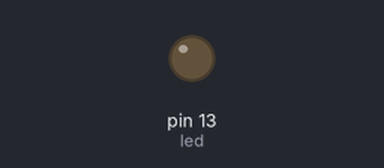
A sketch run on a simulated Arduino Uno, built with avr-gcc and run on an emulated ATmega328P. Parts: output pins drawn as LEDs (lit = HIGH).

Above: at 0.75 s.
At 9.03 s:
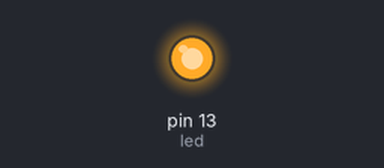
Timing chart, 0 to 9.3 s (numbered marks = the images above):
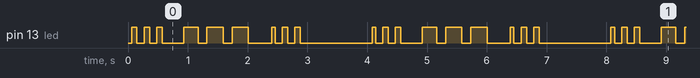

Measured:
- by itself, pin 13 (led): repeats every 4.0 s: 2 × (LOW 0.12 s, HIGH 0.09 s), LOW 0.36 s, HIGH 0.24 s, 2 × (LOW 0.15 s, HIGH 0.27 s), LOW 0.39 s, HIGH 0.06 s, 2 × (LOW 0.12 s, HIGH 0.09 s), LOW 1.2 s, HIGH 0.06 s
- by itself, everything shown: repeats every 4.0 s, in 18 steps

The sketch:

morse_code.ino
```cpp
// Pin 13 has an LED connected on most Arduino boards.
// give it a name:
int led = 13;

const int DOT_TIME = 100;
const int DASH_TIME = DOT_TIME * 3;
const int INTRALETTER_WAITTIME = DOT_TIME;
const int INTERLETTER_WAITTIME = DOT_TIME * 2; // We will already have waited one DOT_TIME, because of the INTRALETTER_WAITTIME
const int INTERWORD_WAITTIME = DOT_TIME * 4; // See above for why this is not DOT_TIME * 7

char morse_text[] = "sos ";
char* morse_curr_pos = morse_text;

// the setup routine runs once when you press reset:
void setup() {
  // initialize the digital pin as an output.
  pinMode(led, OUTPUT);
}

void off(int time) {
  digitalWrite(led, LOW);
  delay(time);
}

void cycle(int ontime, int offtime) {
  digitalWrite(led, HIGH);
  delay(ontime);
  digitalWrite(led, LOW);
  delay(offtime);
}

boolean dot(unsigned long start, unsigned long current) {
  if (current - start < DOT_TIME) {
    digitalWrite(led, HIGH); // I really shouldn't write again and again into the ping. Should make it sticky instead (but that's a problem for another time).
    return false;
  }
  if (current - start < DOT_TIME + INTRALETTER_WAITTIME) {
    digitalWrite(led, LOW);
    return false;
  }
  return true;
}

boolean dash(unsigned long start, unsigned long current) {
  if (current - start < DASH_TIME) {
    digitalWrite(led, HIGH); // I really shouldn't write again and again into the ping. Should make it sticky instead (but that's a problem for another time).
    return false;
  }
  if (current - start < DASH_TIME + INTRALETTER_WAITTIME) {
    digitalWrite(led, LOW);
    return false;
  }
  return true;
}

boolean interletter(unsigned long start, unsigned long current) {
  if (current - start < INTERLETTER_WAITTIME) {
    digitalWrite(led, LOW);
    return false;
  }
  return true;
}

boolean interword(unsigned long start, unsigned long current) {
  if (current - start < INTERWORD_WAITTIME) {
    digitalWrite(led, LOW);
    return false;
  }
  return true;
}

boolean (*tokens[5])(unsigned long, unsigned long);
int token_count = 0;

// --autogen--
void morse_a() { token_count = 0; tokens[token_count++] = &dot; tokens[token_count++] = &dash; tokens[token_count++] = &interletter;};
void morse_b() { token_count = 0; tokens[token_count++] = &dash; tokens[token_count++] = &dot; tokens[token_count++] = &dot; tokens[token_count++] = &dot; tokens[token_count++] = &interletter;};
void morse_c() { token_count = 0; tokens[token_count++] = &dash; tokens[token_count++] = &dot; tokens[token_count++] = &dash; tokens[token_count++] = &dot; tokens[token_count++] = &interletter;};
void morse_d() { token_count = 0; tokens[token_count++] = &dash; tokens[token_count++] = &dot; tokens[token_count++] = &dot; tokens[token_count++] = &interletter;};
void morse_e() { token_count = 0; tokens[token_count++] = &dot; tokens[token_count++] = &interletter;};
void morse_f() { token_count = 0; tokens[token_count++] = &dot; tokens[token_count++] = &dot; tokens[token_count++] = &dash; tokens[token_count++] = &dot; tokens[token_count++] = &interletter;};
void morse_g() { token_count = 0; tokens[token_count++] = &dash; tokens[token_count++] = &dash; tokens[token_count++] = &dot; tokens[token_count++] = &interletter;};
void morse_h() { token_count = 0; tokens[token_count++] = &dot; tokens[token_count++] = &dot; tokens[token_count++] = &dot; tokens[token_count++] = &dot; tokens[token_count++] = &interletter;};
void morse_i() { token_count = 0; tokens[token_count++] = &dot; tokens[token_count++] = &dot; tokens[token_count++] = &interletter;};
void morse_j() { token_count = 0; tokens[token_count++] = &dot; tokens[token_count++] = &dash; tokens[token_count++] = &dash; tokens[token_count++] = &dash; tokens[token_count++] = &interletter;};
void morse_k() { token_count = 0; tokens[token_count++] = &dash; tokens[token_count++] = &dot; tokens[token_count++] = &dash; tokens[token_count++] = &interletter;};
void morse_l() { token_count = 0; tokens[token_count++] = &dot; tokens[token_count++] = &dash; tokens[token_count++] = &dot; tokens[token_count++] = &dot; tokens[token_count++] = &interletter;};
void morse_m() { token_count = 0; tokens[token_count++] = &dash; tokens[token_count++] = &dash; tokens[token_count++] = &interletter;};
void morse_n() { token_count = 0; tokens[token_count++] = &dash; tokens[token_count++] = &dot; tokens[token_count++] = &interletter;};
void morse_o() { token_count = 0; tokens[token_count++] = &dash; tokens[token_count++] = &dash; tokens[token_count++] = &dash; tokens[token_count++] = &interletter;};
void morse_p() { token_count = 0; tokens[token_count++] = &dot; tokens[token_count++] = &dash; tokens[token_count++] = &dash; tokens[token_count++] = &dot; tokens[token_count++] = &interletter;};
void morse_q() { token_count = 0; tokens[token_count++] = &dash; tokens[token_count++] = &dash; tokens[token_count++] = &dot; tokens[token_count++] = &dash; tokens[token_count++] = &interletter;};
void morse_r() { token_count = 0; tokens[token_count++] = &dot; tokens[token_count++] = &dash; tokens[token_count++] = &dot; tokens[token_count++] = &interletter;};
void morse_s() { token_count = 0; tokens[token_count++] = &dot; tokens[token_count++] = &dot; tokens[token_count++] = &dot; tokens[token_count++] = &interletter;};
void morse_t() { token_count = 0; tokens[token_count++] = &dash; tokens[token_count++] = &interletter;};
void morse_u() { token_count = 0; tokens[token_count++] = &dot; tokens[token_count++] = &dot; tokens[token_count++] = &dash; tokens[token_count++] = &interletter;};
void morse_v() { token_count = 0; tokens[token_count++] = &dot; tokens[token_count++] = &dot; tokens[token_count++] = &dot; tokens[token_count++] = &dash; tokens[token_count++] = &interletter;};
void morse_w() { token_count = 0; tokens[token_count++] = &dot; tokens[token_count++] = &dash; tokens[token_count++] = &dash; tokens[token_count++] = &interletter;};
void morse_x() { token_count = 0; tokens[token_count++] = &dash; tokens[token_count++] = &dot; tokens[token_count++] = &dot; tokens[token_count++] = &dash; tokens[token_count++] = &interletter;};
void morse_y() { token_count = 0; tokens[token_count++] = &dash; tokens[token_count++] = &dot; tokens[token_count++] = &dash; tokens[token_count++] = &dash; tokens[token_count++] = &interletter;};
void morse_z() { token_count = 0; tokens[token_count++] = &dash; tokens[token_count++] = &dash; tokens[token_count++] = &dot; tokens[token_count++] = &dot; tokens[token_count++] = &interletter;};


void (*alphabet[])() = { &morse_a, &morse_b, &morse_c, &morse_d, &morse_e, &morse_f, &morse_g, &morse_h, &morse_i, &morse_j, &morse_k, &morse_l, &morse_m, &morse_n, &morse_o, &morse_p, &morse_q, &morse_r, &morse_s, &morse_t, &morse_u, &morse_v, &morse_w, &morse_x, &morse_y, &morse_z };
// --autogen--

void morse_interword() { token_count = 0; tokens[token_count++] = &interword; };

boolean char2index(char& c) {
  if (c >= 'a' && c <= 'z') { c -= 'a' - 'A'; } // If the letter is in the lowercase range, we will translate it to lowercase.
  if (!(c >= 'A' && c <= 'Z')) { return false; } // If it isn't in lowercase now, then it isn't a letter.
  c -= 'A'; // A is the zeroth index in the func array.
  return true;
}

void morse_state_step() {
  if (*morse_curr_pos != 0) {
    char c = *morse_curr_pos;
    if (char2index(c)) {
      ((*alphabet[c]))();
    }
    else {
      morse_interword();
    }
    ++morse_curr_pos;
  }
  else {
    morse_curr_pos = morse_text;
    morse_interword();
  }
}

void morse_step() {
  static unsigned long last_start = 0;
  static int current_token = 0;

  if (!last_start) { last_start = millis(); }

  unsigned long now = millis();

  if (current_token < token_count) {
    if ((*tokens[current_token])(last_start, now)) {
      last_start = millis();
      ++current_token;
    }
  }
  else {
    morse_state_step();
    current_token = 0;
  }
}

// the loop routine runs over and over again forever:
void loop() {
  delay(30);
  morse_step();
}
```
